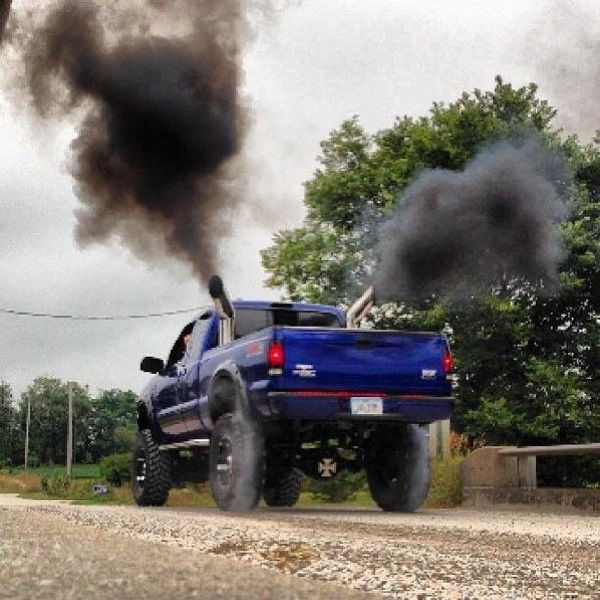
#> input picture Truck1.jpg, 600 x 600 px
$ python FirstTest.py
#> lines starting #> are read from the running program, lines starting #| are printed output that depends on the picture
__author__ = 's542021'
from PIL import Image
from PIL import ImageFilter

image1 = Image.open("Truck1.jpg", "r")
#> image1 is the input picture: PIL image 600x600 RGB; mean R, G, B 128.1, 122.9, 116
image2 = Image.open("Truck2.jpg", "r")
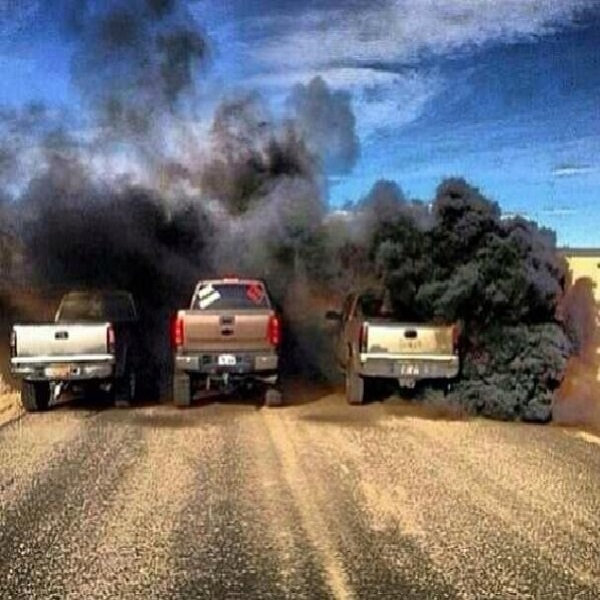
#> input picture Truck2.jpg, 600 x 600 px
#> image2 is the input picture: PIL image 600x600 RGB; mean R, G, B 110.4, 108.9, 111.2
image3 = Image.open("Skyline.png", "r")
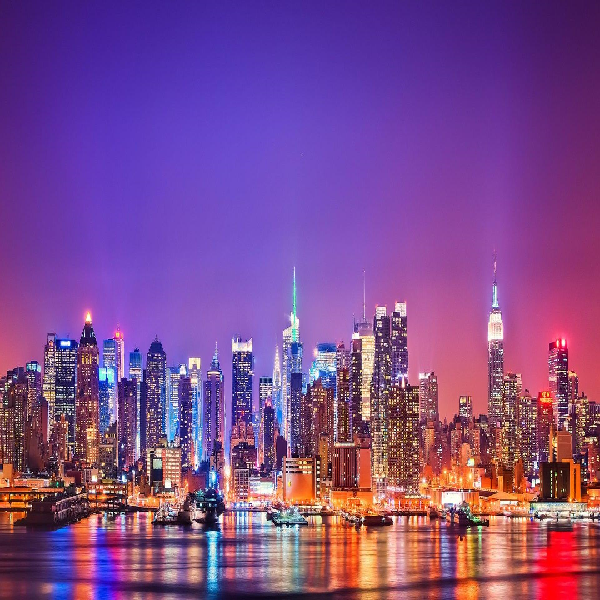
#> input picture Skyline.png, 600 x 600 px
#> image3 is the input picture: PIL image 600x600 RGB; mean R, G, B 127.2, 74.4, 140.3
toshow = image1.load()
toshow2 = image3.load()
sizex = image1.size[0]
#> sizex = 600
sizey = image1.size[1]
#> sizey = 600
image1.show()
image2.show()
#IDK honestly
for x in range(sizex):
    for y in range(sizey):
        if((toshow[x,y][0]+toshow[x,y][1]+toshow[x,y][2])/3 > 200):
            toshow[x,y] = toshow[sizex-(x+1), y]
image1.show()
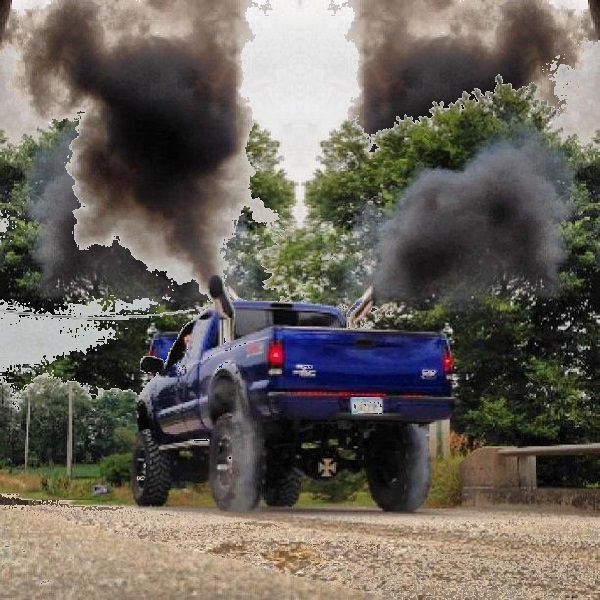
#> shown: PIL image 600x600 RGB; mean R, G, B 105.6, 99.8, 91.8
#wut
''''
temp = [None]*600
for x in range(sizex):
    for y in range(sizey):
        temp[y] = toshow2[y,x]
    list.sort(temp, key=lambda color: color[0]+color[1]+color[2], reverse=True)
    for y in range(sizey):
        toshow2[y,x] = temp[y]
for x in range(sizex):
    for y in range(sizey):
        temp[y] = toshow2[x,y]
    list.sort(temp, key=lambda color: color[0]+color[1]+color[2], reverse=True)
    for y in range(sizey):
        toshow2[x,y] = temp[y]
image3.show()
'''''
